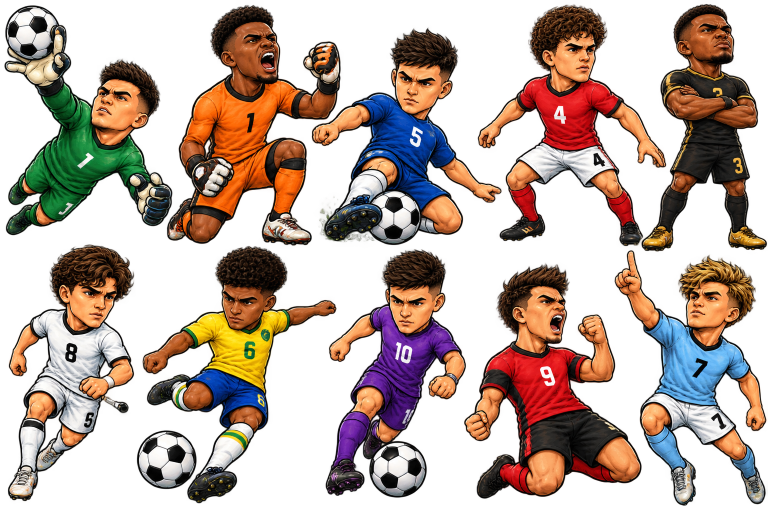
#> input picture media/213AC085-6124-44BB-9B6C-0180EC529708.png, 1536 x 1024 px (shown at 1/2 size)
$ python -i make-avatar.py   (imports and definitions only)
#> lines starting #> are read from the running program, lines starting #| are printed output that depends on the picture; after the words box and inside, x2 and y2 are one past the last pixel; in counts of white or black regions, pixels touching at a corner belong together
#!/usr/bin/env python3
"""
Scontorna i personaggi di media/avatarN.(jpg|png) e li salva in media/avatar/N.webp.

Il numero del file e' l'identita' del personaggio e non cambia mai: quando uno
viene tolto il suo numero resta vuoto invece di far scalare gli altri, se no
chi l'aveva scelto si ritroverebbe un personaggio diverso. L'elenco vivo sta in
src/personaggio.js.

Le immagini hanno lo sfondo dipinto dentro. Qui si toglie partendo dai BORDI e
allargandosi finche' il colore resta simile a quello da cui si e' partiti: cosi'
un fondo piatto se ne va tutto, mentre i colori uguali che stanno DENTRO il
personaggio (una maglia bianca, un occhio) restano, perche' non sono attaccati
al bordo.

Funziona dove il fondo e' una tinta piatta o una sfumatura dolce. Dove c'e' una
foto vera dietro (uno stadio, un muro di graffiti) non basta: lo script lo dice
invece di consegnare un ritaglio sbagliato.

    python3 scripts/make-avatar.py

40-47 (15/10) non passano da qui: non hanno un sorgente in media/, e sono
stati scontornati con rembg (modello isnet-general-use), che regge anche i
personaggi del colore dello sfondo. Lo script non li tocca.
"""
import pathlib
import sys
import numpy as np
from PIL import Image, ImageFilter
from collections import deque

RADICE = pathlib.Path(__file__).resolve().parent.parent
USCITA = RADICE / 'media' / 'avatar'
ALTEZZA = 620          # il doppio abbondante della misura a schermo
TOLLERANZA = 40        # quanto puo' scostarsi dal colore di partenza del bordo
COPERTURA_MAX = 0.82   # oltre questa quota di pixel tolti, il ritaglio e' sospetto
COPERTURA_MIN = 0.12   # sotto, lo sfondo non e' stato riconosciuto
# Due casi non vanno con la regola normale, e per motivi opposti:
#   10 — personaggio su un DEGRADE' arancione: un riferimento fisso non lo
#        segue e resta un alone. Serve il passo piccolo, che insegue la
#        sfumatura, con una tolleranza larga a fare da guinzaglio.
# Quando figura e fondo hanno quasi lo stesso colore serve invece STRINGERE la
# tolleranza, se no il riempimento entra nel personaggio.
# (tolleranza, passo) — passo None = si guarda solo il colore di partenza.
SU_MISURA = {
    10: (90, 4),     # personaggio su degrade' arancione: serve inseguire la sfumatura
}


def maschera_sfondo(arr, tol, passo=None):
    """Riempimento dai quattro bordi: torna True dove c'e' sfondo."""
    h, w, _ = arr.shape
    fuori = np.zeros((h, w), dtype=bool)
    coda = deque()
    # Si parte da ogni pixel del bordo, ognuno col proprio colore di riferimento.
    for x in range(w):
        for y in (0, h - 1):
            if not fuori[y, x]: fuori[y, x] = True; coda.append((y, x, arr[y, x]))
    for y in range(h):
        for x in (0, w - 1):
            if not fuori[y, x]: fuori[y, x] = True; coda.append((y, x, arr[y, x]))
    while coda:
        y, x, rif = coda.pop()
        for dy, dx in ((1, 0), (-1, 0), (0, 1), (0, -1)):
            ny, nx = y + dy, x + dx
            if ny < 0 or nx < 0 or ny >= h or nx >= w or fuori[ny, nx]:
                continue
            qui, la = arr[ny, nx].astype(int), arr[y, x].astype(int)
            # Due condizioni insieme. Col solo confronto sul VICINO il
            # riempimento striscia dentro al personaggio seguendo le sfumature
            # e si mangia tutto; col solo confronto sul colore DI PARTENZA non
            # segue un fondo a degrade' e lascia un alone. Serve che ogni passo
            # sia piccolo E che non ci si allontani troppo da dove si e'
            # partiti.
            if np.abs(qui - rif).max() > tol:
                continue
            if passo is not None and np.abs(qui - la).max() > passo:
                continue
            fuori[ny, nx] = True
            coda.append((ny, nx, rif))
    return fuori


def solo_pezzo_grosso(tenuti):
    """Del soggetto si tiene solo la macchia piu' grande: i frammenti staccati
    (schegge di muro, macchie di folla sfocata) se ne vanno da soli."""
    h, w = tenuti.shape
    visto = np.zeros((h, w), dtype=bool)
    migliore, misura_migliore = None, 0
    for y0 in range(h):
        for x0 in range(w):
            if not tenuti[y0, x0] or visto[y0, x0]:
                continue
            coda = deque([(y0, x0)]); visto[y0, x0] = True; pezzo = [(y0, x0)]
            while coda:
                y, x = coda.pop()
                for dy, dx in ((1, 0), (-1, 0), (0, 1), (0, -1)):
                    ny, nx = y + dy, x + dx
                    if 0 <= ny < h and 0 <= nx < w and tenuti[ny, nx] and not visto[ny, nx]:
                        visto[ny, nx] = True; coda.append((ny, nx)); pezzo.append((ny, nx))
            if len(pezzo) > misura_migliore:
                misura_migliore, migliore = len(pezzo), pezzo
    fuori = np.zeros((h, w), dtype=bool)
    if migliore:
        ys, xs = zip(*migliore); fuori[np.array(ys), np.array(xs)] = True
    return fuori


def scontorna(percorso, tol=TOLLERANZA, passo=None):
#> called with tol = 40
    im = Image.open(percorso).convert('RGB')
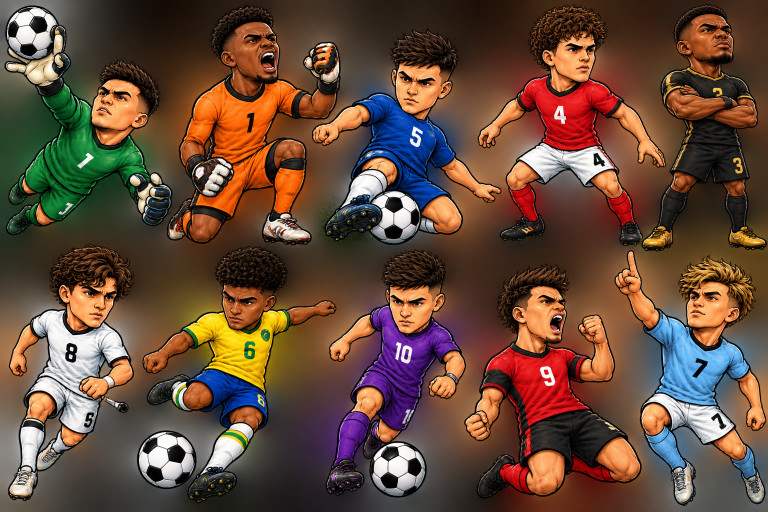
#> im: PIL image 1536x1024 RGB (shown at 1/2 size); mean R, G, B 102, 74.5, 57.9
    arr = np.asarray(im)
    fuori = maschera_sfondo(arr, tol, passo)
#> after the loop in maschera_sfondo, `for x in range(w):`:
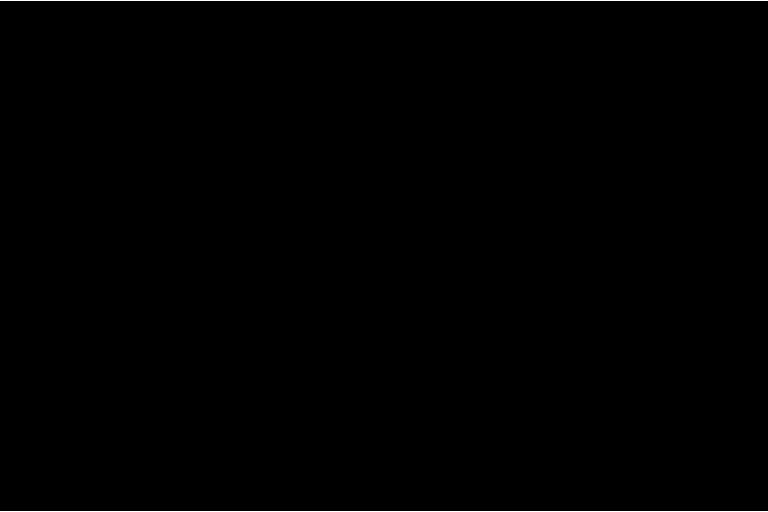
#> fuori: shape (1024, 1536) bool (shown at 1/2 size); 0.2% white in thin lines or dots
#> after the loop in maschera_sfondo, `for y in range(h):`:
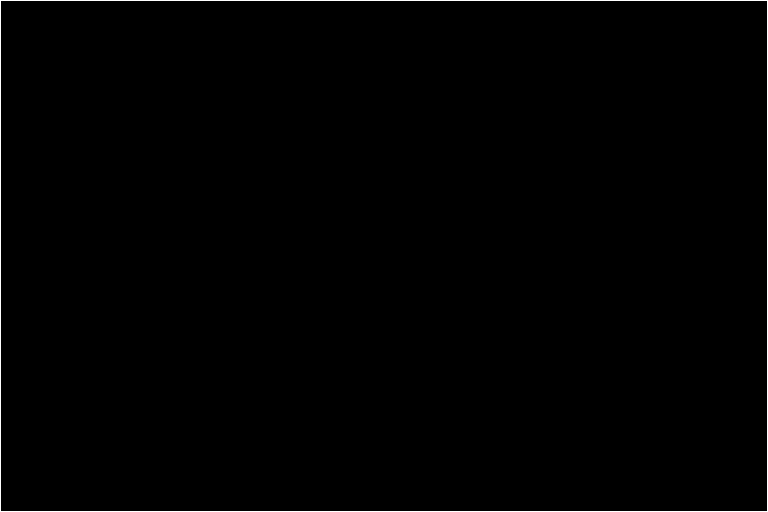
#> fuori: shape (1024, 1536) bool (shown at 1/2 size); 0.33% white in thin lines or dots
#> the loop in maschera_sfondo, `while coda:` made 680505 passes
#> x on passes 1 to 3: 1535, 1534, 1533
#> after the loop in maschera_sfondo, `while coda:`:
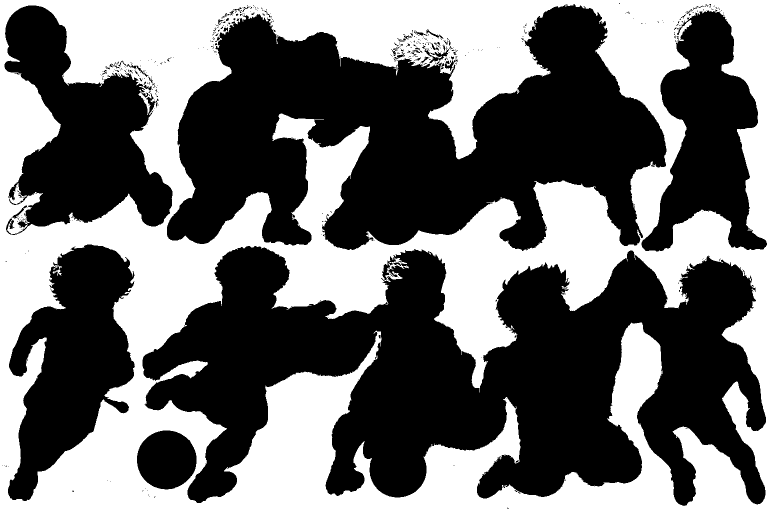
#> fuori: shape (1024, 1536) bool (shown at 1/2 size); 43.3% white; 1 white region, box (x1, y1, x2, y2) and area: (0, 0, 1536, 1024) 680505
    tenuti = solo_pezzo_grosso(~fuori)
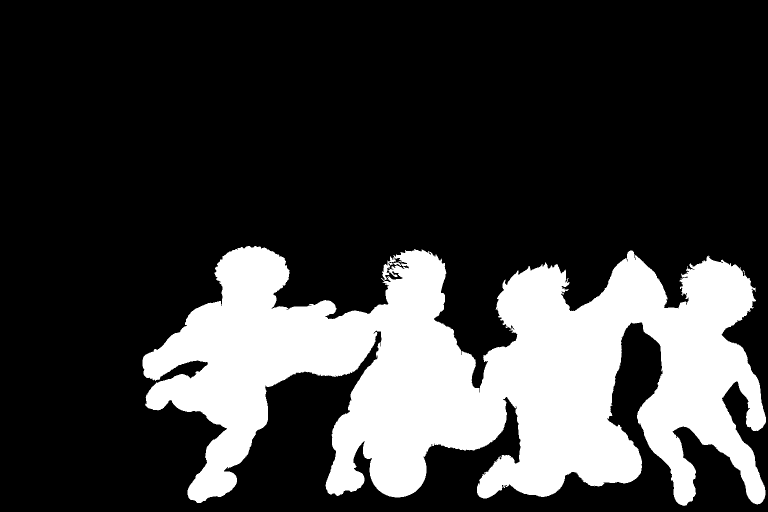
#> tenuti: shape (1024, 1536) bool (shown at 1/2 size); 23.8% white; 1 white region, box (x1, y1, x2, y2) and area: (285, 492, 1532, 1012) 374694
    fuori = ~tenuti
    quota = fuori.mean()
#> quota = 0.762

    alfa = Image.fromarray(np.where(fuori, 0, 255).astype(np.uint8), 'L')
    # Un filo di sfocatura e poi soglia: toglie la scalettatura del riempimento.
    alfa = alfa.filter(ImageFilter.GaussianBlur(1.2)).point(lambda v: 0 if v < 128 else 255)
#> alfa: PIL image 1536x1024 L; 23.8% white; 2 white regions (1 under 20 px), largest, box (x1, y1, x2, y2) and area: (285, 492, 1532, 1012) 374876
    alfa = alfa.filter(ImageFilter.GaussianBlur(0.7))   # bordo morbido

    fuori_im = im.copy(); fuori_im.putalpha(alfa)
#> after `fuori_im.putalpha(alfa)`:
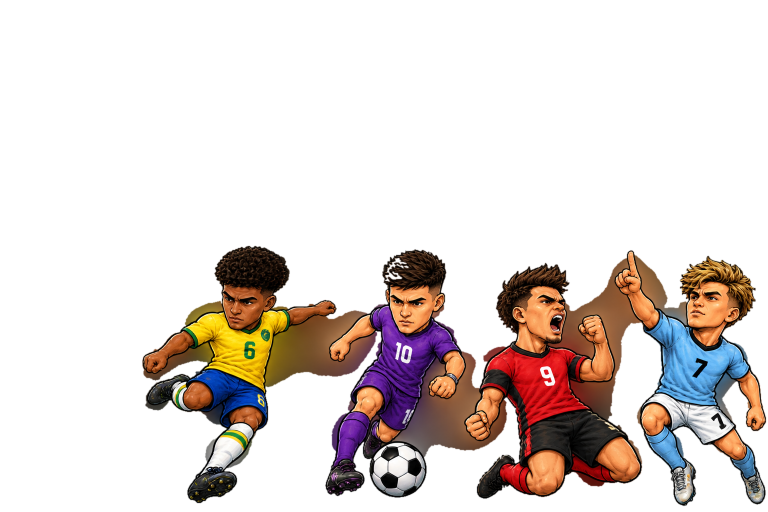
#> fuori_im: PIL image 1536x1024 RGBA (shown at 1/2 size); mean R, G, B, A 102, 74.5, 57.9, 60.8; transparent parts drawn white
    box = alfa.point(lambda v: 255 if v > 20 else 0).getbbox()
#> box = (284, 491, 1533, 1013)
    if not box:
        return None, quota
    fuori_im = fuori_im.crop(box)
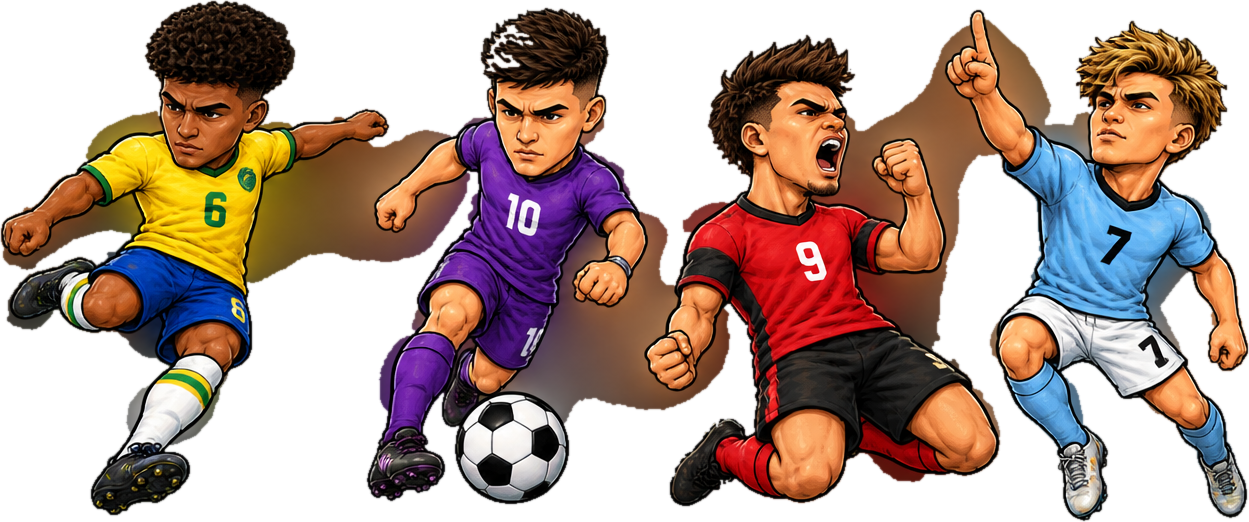
#> fuori_im: PIL image 1249x522 RGBA; mean R, G, B, A 106.3, 76.6, 63.1, 146.6; transparent parts drawn white
    larga = round(fuori_im.width * ALTEZZA / fuori_im.height)
#> larga = 1483
    return fuori_im.resize((larga, ALTEZZA), Image.LANCZOS), quota


# [26 lines left out: function main, not called in this run]


# [3 lines not run here, left out]

>>> result = scontorna('../media/213AC085-6124-44BB-9B6C-0180EC529708.png')

$ run again, on media/AA5E1BCE-2F8D-443B-8345-2A9C77197DB4.png
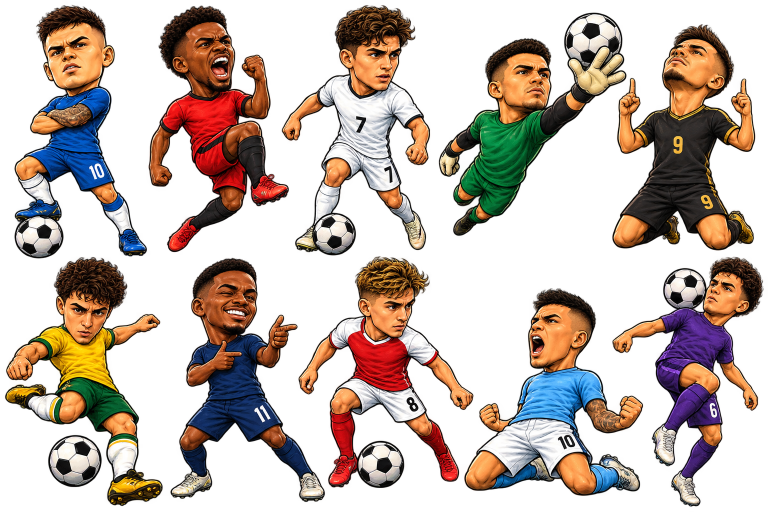
#> input picture media/AA5E1BCE-2F8D-443B-8345-2A9C77197DB4.png, 1536 x 1024 px (shown at 1/2 size)
#> the loop in maschera_sfondo, `while coda:` made 727484 passes
#> x on passes 1 to 3: 1535, 1534, 1533
#> after the loop in maschera_sfondo, `while coda:`:
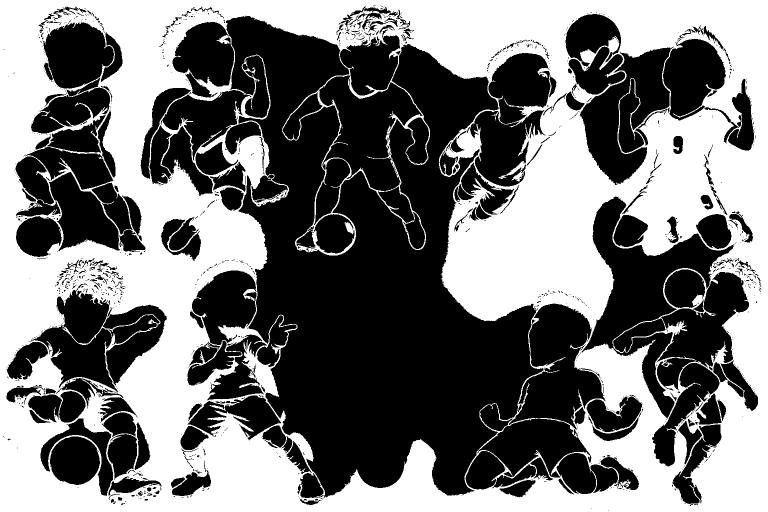
#> fuori: shape (1024, 1536) bool (shown at 1/2 size); 46.3% white; 1 white region, box (x1, y1, x2, y2) and area: (0, 0, 1536, 1024) 727484
#> tenuti: shape (1024, 1536) bool; 19.3% white; 1 white region, box (x1, y1, x2, y2) and area: (452, 32, 1087, 995) 304216
#> quota = 0.807
#> box = (451, 31, 1088, 995)
#> in scontorna, `fuori_im = fuori_im.crop(box)`:
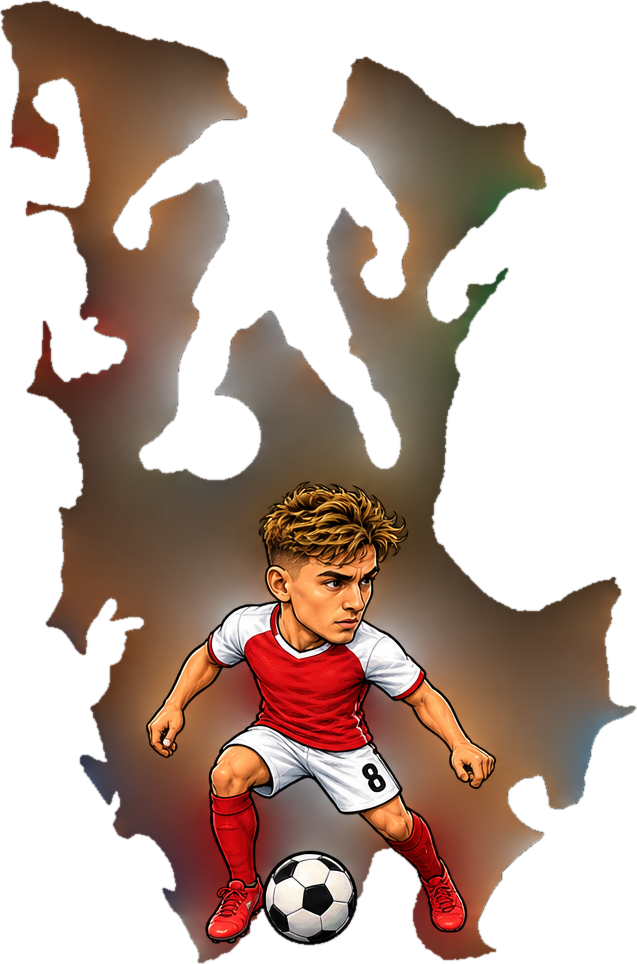
#> fuori_im: PIL image 637x964 RGBA; mean R, G, B, A 111, 85, 67.7, 126.3; transparent parts drawn white

$ run again, on media/BE78F355-4190-4005-9022-90B7C9F202E4.png
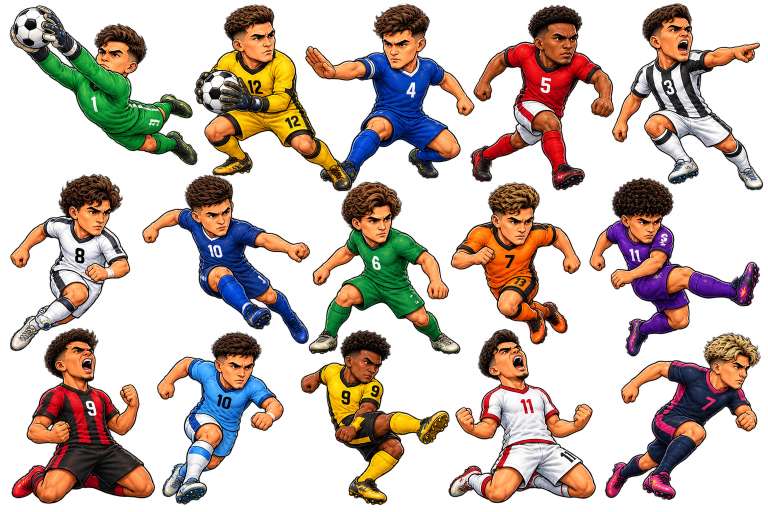
#> input picture media/BE78F355-4190-4005-9022-90B7C9F202E4.png, 1536 x 1024 px (shown at 1/2 size)
#> the loop in maschera_sfondo, `while coda:` made 568720 passes
#> x on passes 1 to 3: 1535, 1534, 1533
#> tenuti: shape (1024, 1536) bool; 58.1% white; 1 black region, box (x1, y1, x2, y2) and area: (0, 0, 1536, 1024) 658486
#> quota = 0.419
#> box = (20, 4, 1527, 1011)
#> in scontorna, `fuori_im = fuori_im.crop(box)`:
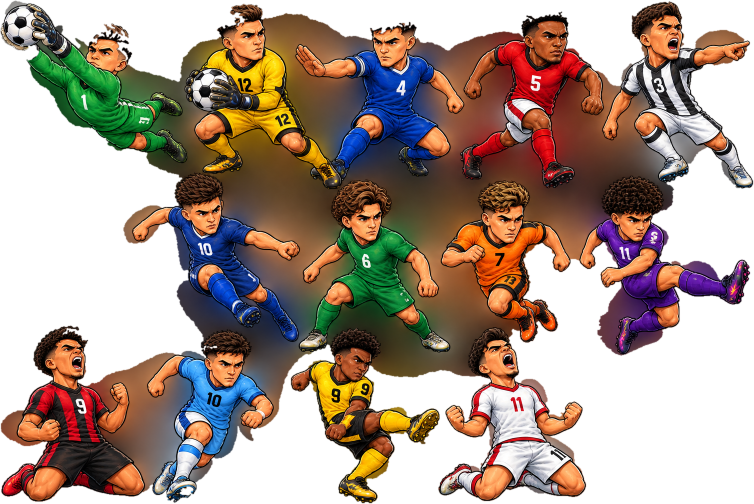
#> fuori_im: PIL image 1507x1007 RGBA (shown at 1/2 size); mean R, G, B, A 107.9, 78.6, 61.3, 153.7; transparent parts drawn white
